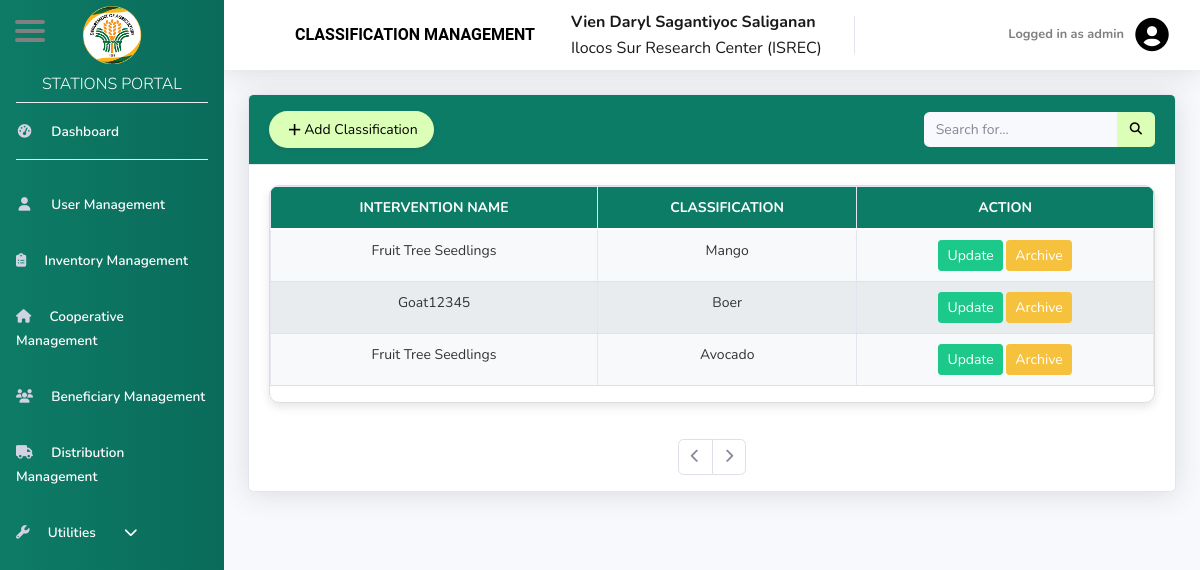
The app's page /admin/5SeedType.php (signed in) with its own data.
### tables this page shows
CREATE TABLE `tbl_seed_type` (
  `seed_id` int(8) NOT NULL,
  `seed_name` varchar(100) NOT NULL,
  `int_type_id` int(8) NOT NULL,
  `station_id` int(8) NOT NULL,
  `archived_at` timestamp NULL DEFAULT NULL
);

CREATE TABLE `tbl_intervention_type` (
  `int_type_id` int(8) NOT NULL,
  `intervention_name` varchar(100) NOT NULL,
  `station_id` int(8) NOT NULL,
  `archived_at` timestamp NULL DEFAULT NULL
);

### admin/5SeedType.php (the view, shortened to what this page needs)
<?php
include('includes/header.php');
include('includes/navbar.php');
?>
<div id="content-wrapper" class="d-flex flex-column">
    <div id="content">
        <nav class="navbar navbar-expand navbar-light bg-white topbar mb-4 static-top shadow">
            <span class="navbar-brand font-weight-bold" style="font-size: 18px; padding-left: 55px; color: Black; font-family: 'Roboto', sans-serif;">
                CLASSIFICATION MANAGEMENT
            </span>
                <div style="padding-left: 20px; color: black; display: flex; flex-direction: column; line-height: 1;">
                    <?php
                    if (isset($_SESSION['fname']) && isset($_SESSION['lname'])) {
                        $fullName = htmlspecialchars($_SESSION['fname']) . ' ' . htmlspecialchars($_SESSION['mname']) . ' ' . htmlspecialchars($_SESSION['lname']);
                        echo '<span class="navbar-brand font-weight-bold" style="font-size: 18px;">' . $fullName . '</span>';
                    }
                    if (isset($_SESSION['station_name'])) {
                        echo '<span class="navbar-brand" style="font-size: 16px;">' . htmlspecialchars($_SESSION['station_name']) . '</span>';
                    }
                    ?>
                </div>
                <ul class="navbar-nav ml-auto">
                    <li class="nav-item dropdown no-arrow">
                        <a class="nav-link dropdown-toggle" href="#" id="userDropdown" role="button"
                        data-bs-toggle="dropdown" aria-haspopup="true" aria-expanded="false">
                            <span class="mr-2 d-none d-lg-inline text-black small font-weight-bold" style="color: grey">
                                <?php
                                $username = $_SESSION['user'];
                                echo 'Logged in as ' . htmlspecialchars($username);
                                ?>
                            </span>
                            <i style="font-size: 40px; color: black;" class="bx bxs-user-circle"></i>
                        </a>
                    </li>
                </ul>
        </nav>
        <div class="container-fluid">
            <div class="card shadow mb-4">
                <div class="card-header py-3" style="background-color: #0D7C66;">
                    <div class="d-flex align-items-center">
                        <button type="button" class="btn d-flex align-items-center gap-2 rounded-pill shadow-sm"
                                style="background-color: #DCFFB7; color: black; border: none; padding: 8px 16px;"
                                id="btnAddSeedType" data-bs-toggle="modal" data-bs-target="#addSeedTypeModal">
                            <i class='bx bx-plus' style="font-size: 1.2rem;"></i>
                            <span>Add Classification</span>
                        </button>
                        <form class="d-none d-sm-inline-block form-inline ml-auto my-2 my-md-0 mw-100 navbar-search custom-search-form">
                            <div class="input-group">
                                <input type="text" id="search_id" class="form-control bg-light border-0 small"
                                    placeholder="Search for..." aria-label="Search" aria-describedby="basic-addon2" onkeyup="searchClassificationTable()">
                                <div class="input-group-append">
                                    <button class="btn text-white" style="background-color: #DCFFB7;" type="button">
                                    </button>
                                </div>
                            </div>
                        </form>
                    </div>
                </div>
                <div id="tab1" class="tab-content active">
                    <div class="card-body">
                        <div style="max-height: 430px; overflow: auto; width: 100%; border: 1px solid #ddd; border-radius: 10px; box-shadow: 0px 4px 10px rgba(0, 0, 0, 0.1);">
                        <table id="dataTable5" class="table table-bordered text-center" width="100%" cellspacing="0">
                    <thead class="thead" style="background-color: #0D7C66; color: white;">
                        <tr>
                            <th>Intervention Name</th>
                            <th>Classification</th>
                            <th>Action</th>
                        </tr>
                    </thead>
                    <tbody id="seedTableBody" style="color: black;">
                        <?php
                        include('../conn.php');
                        $uid = $_SESSION['uid'];
                        $sqlStation = "SELECT station_id FROM tbl_user WHERE uid = ?";
                        $stmtStation = $conn->prepare($sqlStation);
                        $stmtStation->bind_param("i", $uid);
                        $stmtStation->execute();
                        $resultStation = $stmtStation->get_result();
                        if ($resultStation->num_rows > 0) {
                            $rowStation = $resultStation->fetch_assoc();
                            $stationId = $rowStation['station_id'];
                            $page = isset($_GET['page']) ? (int)$_GET['page'] : 1;
                            $search = isset($_GET['search']) ? "%" . trim($_GET['search']) . "%" : "%";
                            $entries_per_page = 10;
                            $offset = ($page - 1) * $entries_per_page;
                            $sql_count = "SELECT COUNT(*) AS total FROM tbl_seed_type st
                                        INNER JOIN tbl_intervention_type it ON st.int_type_id = it.int_type_id
                                        WHERE st.station_id = ? AND (st.seed_name LIKE ? OR it.intervention_name LIKE ?)";
                            $stmt_count = $conn->prepare($sql_count);
                            $stmt_count->bind_param("iss", $stationId, $search, $search);
                            $stmt_count->execute();
                            $result_count = $stmt_count->get_result();
                            $total_entries = ($row_count = $result_count->fetch_assoc()) ? (int) $row_count['total'] : 0;
                            $sql = "SELECT st.seed_name, st.seed_id, it.intervention_name
                                    FROM tbl_seed_type st
                                    INNER JOIN tbl_intervention_type it ON st.int_type_id = it.int_type_id
                                    WHERE st.station_id = ? AND (st.seed_name LIKE ? OR it.intervention_name LIKE ?)
                                    ORDER BY st.seed_id DESC
                                    LIMIT ? OFFSET ?";
                            $stmt = $conn->prepare($sql);
                            $stmt->bind_param("issii", $stationId, $search, $search, $entries_per_page, $offset);
                            $stmt->execute();
                            $result = $stmt->get_result();
                            if ($result->num_rows > 0) {
                                while ($row = $result->fetch_assoc()) { ?>
                                    <tr>
                                        <td><?= htmlspecialchars($row['intervention_name']) ?></td>
                                        <td><?= htmlspecialchars($row['seed_name']) ?></td>
                                        <td>
                                        <button class="btn btn-success btn-sm edit-btn"
                                            data-id="<?= htmlspecialchars($row['seed_id']) ?>"
                                            data-seed-name="<?= htmlspecialchars($row['seed_name']) ?>"
                                            data-intervention-name="<?= htmlspecialchars($row['intervention_name']) ?>"
                                            data-bs-toggle="modal"
                                            data-bs-target="#editSeedlingModal">
                                            Update
                                        </button>
                                            <button class="btn btn-warning btn-sm archive-btn"
                                                data-id="<?= htmlspecialchars($row['seed_id']) ?>">
                                                Archive
                                            </button>
                                        </td>
                                    </tr>
                                <?php }
                            } else {
                                echo "<tr><td colspan='3' class='text-center'>No matching seed types found.</td></tr>";
                            }
                        } else {
                            echo "<tr><td colspan='3' class='text-center'>No station found for this user.</td></tr>";
                        }
                        ?>
                        </tbody>
                        </table>
                        </div>
                    </div>
                    <nav>
                        <ul class="pagination justify-content-center mt-3">
                            <?php
                                $total_pages = ceil($total_entries / $entries_per_page);
                                if ($page > 1) {
                                    echo "<li class='page-item'><a class='page-link' href='?page=" . ($page - 1) . "'><i class='fas fa-chevron-left'></i></a></li>";
                                } else {
                                    echo "<li class='page-item disabled'><a class='page-link'><i class='fas fa-chevron-left'></i></a></li>";
                                }
                                if ($page < $total_pages) {
                                    echo "<li class='page-item'><a class='page-link' href='?page=" . ($page + 1) . "'><i class='fas fa-chevron-right'></i></a></li>";
                                } else {
                                        echo "<li class='page-item disabled'><a class='page-link'><i class='fas fa-chevron-right'></i></a></li>";
                                }
                            ?>
                        </ul>
                    </nav>
                </div>
            </div>
        </div>
    </div>
    <link rel="stylesheet" href="https://unpkg.com/boxicons@2.1.4/css/boxicons.min.css">
    <?php
        include('includes/footer.php');
    ?>

### admin/includes/navbar.php (style rules this page uses)
.nav-item .nav-link { color: #fff !important; font-size: 16px; font-weight: 500; transition: background-color 0.3s ease, transform 0.2s ease-in-out; }

### admin/5SeedType.php (style rules this page uses)
.table { font-size: 14px; }
.navbar-brand { font-size: 16px !important; }
.pagination .page-link { font-size: 14px; }
.form-control, .btn { font-size: 14px; }
.table thead { background-color: #0D7C66; color: white; font-weight: bold; text-transform: uppercase; }
.table thead th { padding: 10px; text-align: center; border-bottom: 2px solid #ffffff; }
.table tbody tr { background-color: #f8f9fa; transition: background-color 0.3s ease; }
.table tbody tr:nth-child(even) { background-color: #e9ecef; }
.table tbody td { padding: 10px; border-bottom: 1px solid #dee2e6; text-align: center; color: #333; }

### records on screen
tbl_seed_type: int_type.intervention_name "Fruit Tree Seedlings", seed_name "Mango"
tbl_seed_type: int_type.intervention_name "Goat12345", seed_name "Boer"
tbl_seed_type: int_type.intervention_name "Fruit Tree Seedlings", seed_name "Avocado"

### other values on screen
$fullName "Vien Daryl Sagantiyoc Saliganan"
$_SESSION['station_name'] "Ilocos Sur Research Center (ISREC)"
$username "admin"
